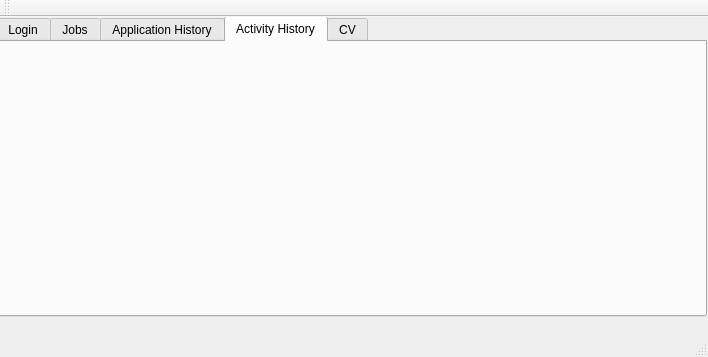
<?xml version="1.0" encoding="UTF-8"?>
<ui version="4.0">
 <class>MainWindow</class>
 <widget class="QMainWindow" name="MainWindow">
  <property name="geometry">
   <rect>
    <x>0</x>
    <y>0</y>
    <width>708</width>
    <height>357</height>
   </rect>
  </property>
  <property name="windowTitle">
   <string>MainWindow</string>
  </property>
  <widget class="QWidget" name="centralWidget">
   <widget class="QTabWidget" name="tabSections">
    <property name="geometry">
     <rect>
      <x>-4</x>
      <y>-1</y>
      <width>711</width>
      <height>301</height>
     </rect>
    </property>
    <property name="currentIndex">
     <number>3</number>
    </property>
    <property name="movable">
     <bool>true</bool>
    </property>
    <widget class="QWidget" name="tabLogin">
     <attribute name="title">
      <string>Login</string>
     </attribute>
     <widget class="QPlainTextEdit" name="txtUsername">
      <property name="geometry">
       <rect>
        <x>190</x>
        <y>80</y>
        <width>301</width>
        <height>31</height>
       </rect>
      </property>
      <property name="inputMethodHints">
       <set>Qt::ImhDigitsOnly</set>
      </property>
     </widget>
     <widget class="QPlainTextEdit" name="txtPassword">
      <property name="geometry">
       <rect>
        <x>190</x>
        <y>130</y>
        <width>301</width>
        <height>31</height>
       </rect>
      </property>
      <property name="inputMethodHints">
       <set>Qt::ImhHiddenText|Qt::ImhSensitiveData</set>
      </property>
      <property name="frameShape">
       <enum>QFrame::StyledPanel</enum>
      </property>
      <property name="frameShadow">
       <enum>QFrame::Sunken</enum>
      </property>
      <property name="verticalScrollBarPolicy">
       <enum>Qt::ScrollBarAlwaysOff</enum>
      </property>
      <property name="horizontalScrollBarPolicy">
       <enum>Qt::ScrollBarAlwaysOff</enum>
      </property>
     </widget>
     <widget class="QLabel" name="label">
      <property name="geometry">
       <rect>
        <x>100</x>
        <y>80</y>
        <width>111</width>
        <height>21</height>
       </rect>
      </property>
      <property name="text">
       <string>Username</string>
      </property>
     </widget>
     <widget class="QLabel" name="label_2">
      <property name="geometry">
       <rect>
        <x>100</x>
        <y>130</y>
        <width>111</width>
        <height>21</height>
       </rect>
      </property>
      <property name="text">
       <string>Password</string>
      </property>
     </widget>
    </widget>
    <widget class="QWidget" name="tab_jobsearch">
     <attribute name="title">
      <string>Jobs</string>
     </attribute>
     <widget class="QPlainTextEdit" name="txtTitle">
      <property name="geometry">
       <rect>
        <x>10</x>
        <y>16</y>
        <width>151</width>
        <height>31</height>
       </rect>
      </property>
      <property name="plainText">
       <string>Job Title</string>
      </property>
     </widget>
     <widget class="QPlainTextEdit" name="txtSkiills">
      <property name="geometry">
       <rect>
        <x>190</x>
        <y>16</y>
        <width>151</width>
        <height>31</height>
       </rect>
      </property>
      <property name="plainText">
       <string>Skills or Keywords</string>
      </property>
     </widget>
     <widget class="QComboBox" name="cmbRegion">
      <property name="geometry">
       <rect>
        <x>370</x>
        <y>20</y>
        <width>201</width>
        <height>25</height>
       </rect>
      </property>
      <property name="currentText">
       <string/>
      </property>
     </widget>
     <widget class="QPushButton" name="pushButton">
      <property name="geometry">
       <rect>
        <x>590</x>
        <y>20</y>
        <width>101</width>
        <height>25</height>
       </rect>
      </property>
      <property name="text">
       <string>Search</string>
      </property>
      <property name="autoDefault">
       <bool>true</bool>
      </property>
     </widget>
     <widget class="QTableWidget" name="lstJobResult">
      <property name="geometry">
       <rect>
        <x>10</x>
        <y>60</y>
        <width>371</width>
        <height>192</height>
       </rect>
      </property>
     </widget>
     <widget class="QScrollArea" name="scrlJobInfo">
      <property name="geometry">
       <rect>
        <x>390</x>
        <y>60</y>
        <width>271</width>
        <height>191</height>
       </rect>
      </property>
      <property name="widgetResizable">
       <bool>true</bool>
      </property>
      <widget class="QWidget" name="scrollAreaWidgetContents">
       <property name="geometry">
        <rect>
         <x>0</x>
         <y>0</y>
         <width>267</width>
         <height>187</height>
        </rect>
       </property>
      </widget>
     </widget>
    </widget>
    <widget class="QWidget" name="tab">
     <attribute name="title">
      <string>Application History</string>
     </attribute>
     <widget class="QColumnView" name="columnView">
      <property name="geometry">
       <rect>
        <x>10</x>
        <y>20</y>
        <width>471</width>
        <height>192</height>
       </rect>
      </property>
     </widget>
     <widget class="QPushButton" name="btnUpdateHistory">
      <property name="geometry">
       <rect>
        <x>407</x>
        <y>230</y>
        <width>71</width>
        <height>31</height>
       </rect>
      </property>
      <property name="text">
       <string>Update</string>
      </property>
     </widget>
     <widget class="QLabel" name="lblAppHistSynced">
      <property name="geometry">
       <rect>
        <x>410</x>
        <y>210</y>
        <width>71</width>
        <height>21</height>
       </rect>
      </property>
      <property name="text">
       <string>Not synced</string>
      </property>
     </widget>
    </widget>
    <widget class="QWidget" name="tab_activity">
     <attribute name="title">
      <string>Activity History</string>
     </attribute>
    </widget>
    <widget class="QWidget" name="tab_CV">
     <attribute name="title">
      <string>CV</string>
     </attribute>
    </widget>
   </widget>
  </widget>
  <widget class="QMenuBar" name="menuBar">
   <property name="geometry">
    <rect>
     <x>0</x>
     <y>0</y>
     <width>708</width>
     <height>30</height>
    </rect>
   </property>
  </widget>
  <widget class="QToolBar" name="mainToolBar">
   <attribute name="toolBarArea">
    <enum>TopToolBarArea</enum>
   </attribute>
   <attribute name="toolBarBreak">
    <bool>false</bool>
   </attribute>
  </widget>
  <widget class="QStatusBar" name="statusBar"/>
 </widget>
 <layoutdefault spacing="6" margin="11"/>
 <resources/>
 <connections/>
</ui>
